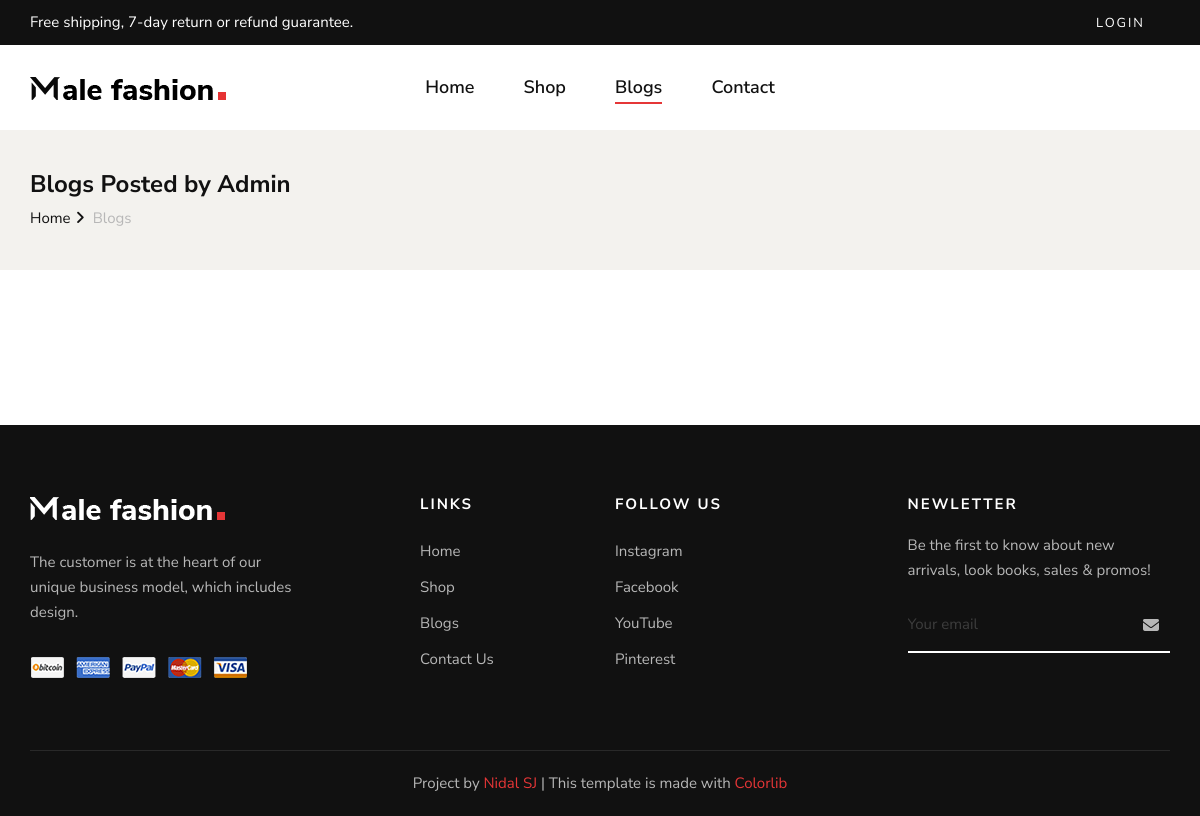
/read_blogs, run on an earlier commit of the app's database.
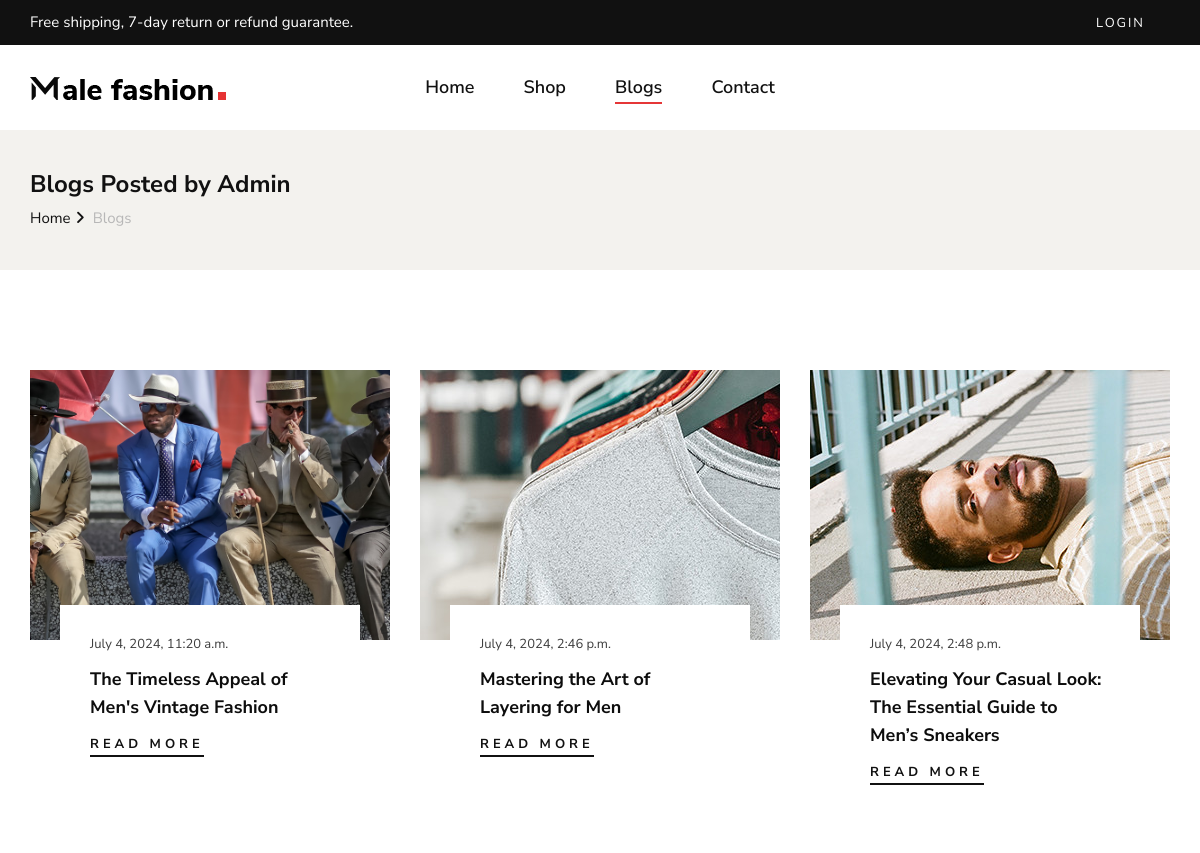
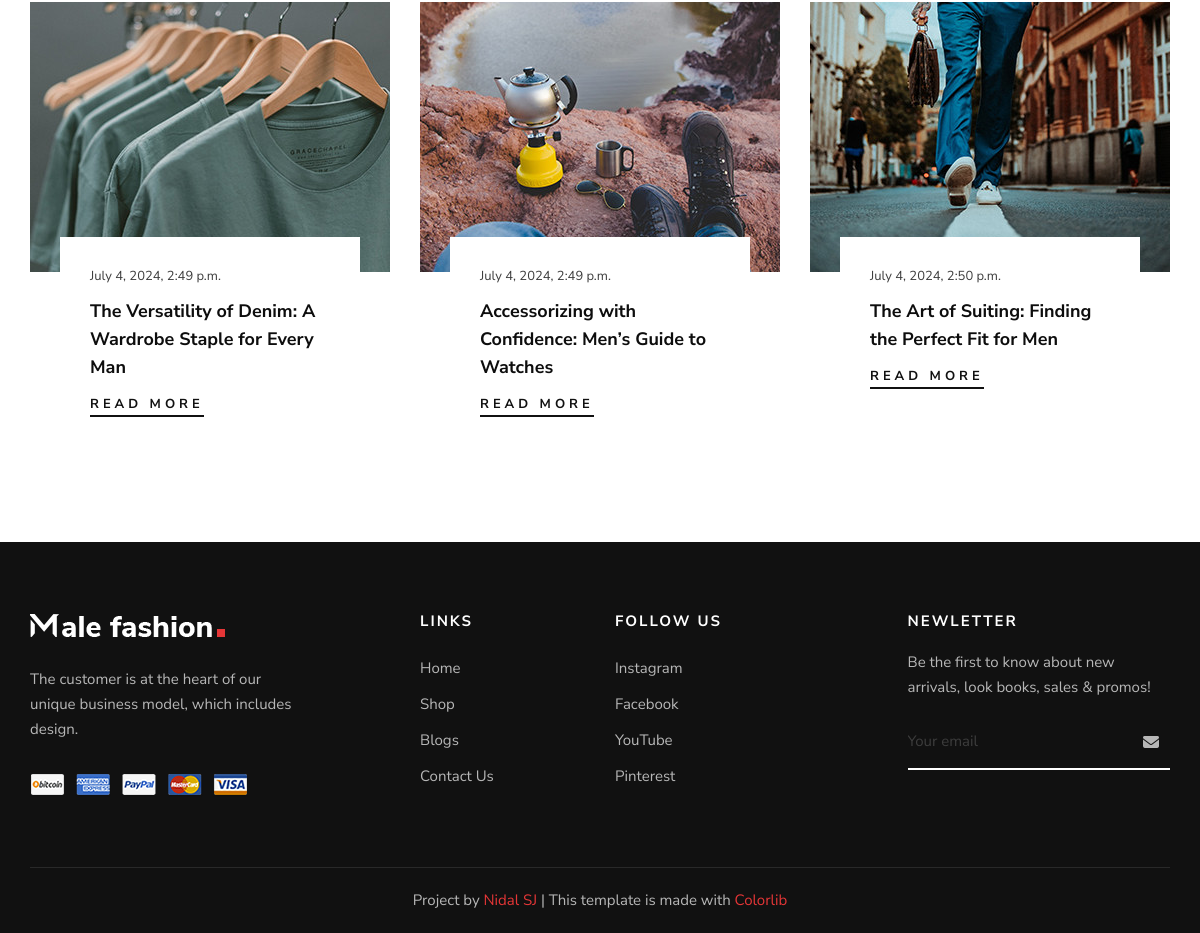
And on a later commit of the database (2 pictures, top to bottom).
### products/models.py (models this page shows, shortened)
class ReadBlogs(models.Model):
    blog_title = models.CharField(max_length=100)
    blog_image = models.ImageField(upload_to='media/')
    blog_content = models.TextField()
    posted_at = models.DateTimeField(auto_now_add=True)

### products/views.py (the view)
# urls.py: path('read_blogs', views.read_blogs, name='read_blogs'),
def read_blogs(request):
    blogs_list = ReadBlogs.objects.all()[:9]
    context = {'blogs_list': blogs_list}
    return render (request, 'read_blogs.html', context)

### templates/read_blogs.html (shortened to what this page needs)
{% extends 'base_layout.html' %}
{% block content %}
<section class="breadcrumb-option">
    <div class="container">
        <div class="row">
            <div class="col-lg-12">
                <div class="breadcrumb__text">
                    <h4>Blogs Posted by Admin</h4>
                    <div class="breadcrumb__links">
                        <a href="{% url 'home' %}">Home</a>
                        <span>Blogs</span>
                    </div>
                </div>
            </div>
        </div>
    </div>
</section>
<section class="blog spad">
    <div class="container">
        <div class="row">
            {% for blog in blogs_list %}
            <div class="col-lg-4 col-md-6 col-sm-6">
                <div class="blog__item">
                    <div class="blog__item__pic set-bg" data-setbg="{{blog.blog_image.url}}"></div>
                    <div class="blog__item__text">
                        <span>{{blog.posted_at}}</span>
                        <h5>{{blog.blog_title}}</h5>
                        <a href="{% url 'blog_post' blog.id %}">Read More</a>
                    </div>
                </div>
            </div>
            {% endfor %}
        </div>
    </div>
</section>
{% endblock content %}

### templates/base_layout.html (shortened to what this page needs)
{% load static %}
<!DOCTYPE html>
<html lang="zxx">
<head>
    <link rel="stylesheet" href="{% static 'css/bootstrap.min.css' %}" type="text/css">
    <link rel="stylesheet" href="{% static 'css/font-awesome.min.css' %}" type="text/css">
    <link rel="stylesheet" href="{% static 'css/elegant-icons.css' %}" type="text/css">
    <link rel="stylesheet" href="{% static 'css/magnific-popup.css' %}" type="text/css">
    <link rel="stylesheet" href="{% static 'css/nice-select.css' %}" type="text/css">
    <link rel="stylesheet" href="{% static 'css/owl.carousel.min.css' %}" type="text/css">
    <link rel="stylesheet" href="{% static 'css/slicknav.min.css' %}" type="text/css">
    <link rel="stylesheet" href="{% static 'css/style.css' %}" type="text/css">
    <link rel="stylesheet" href="https://cdnjs.cloudflare.com/ajax/libs/font-awesome/6.5.1/css/all.min.css"
 />
</head>
<body>
    {% include 'header.html' %}
    {% block content %}
    {% endblock content %}
    <footer class="footer">
        <div class="container">
            <div class="row">
                <div class="col-lg-3 col-md-6 col-sm-6">
                    <div class="footer__about">
                        <div class="footer__logo">
                            <a href="#"><img src="{% static 'img/footer-logo.png' %}" alt=""></a>
                        </div>
                        <p>The customer is at the heart of our unique business model, which includes design.</p>
                        <a href="#"><img src="{% static 'img/payment.png' %}" alt=""></a>
                    </div>
                </div>
                <div class="col-lg-2 offset-lg-1 col-md-3 col-sm-6">
                    <div class="footer__widget">
                        <h6>Links</h6>
                        <ul>
                            <li><a href="#">Home</a></li>
                            <li><a href="#">Shop</a></li>
                            <li><a href="#">Blogs</a></li>
                            <li><a href="#">Contact Us</a></li>
                        </ul>
                    </div>
                </div>
                <div class="col-lg-2 col-md-3 col-sm-6">
                    <div class="footer__widget">
                        <h6>Follow Us</h6>
                        <ul>
                            <li><a href="#">Instagram</a></li>
                            <li><a href="#">Facebook</a></li>
                            <li><a href="#">YouTube</a></li>
                            <li><a href="#">Pinterest</a></li>
                        </ul>
                    </div>
                </div>
                <div class="col-lg-3 offset-lg-1 col-md-6 col-sm-6">
                    <div class="footer__widget">
                        <h6>NewLetter</h6>
                        <div class="footer__newslatter">
                            <p>Be the first to know about new arrivals, look books, sales & promos!</p>
                            <form action="#">
                                <input type="text" placeholder="Your email">
                                <button type="submit"><i class="fa-solid fa-envelope"></i></button>
                            </form>
                        </div>
                    </div>
                </div>
            </div>
            <div class="row">
                <div class="col-lg-12 text-center">
                    <div class="footer__copyright__text">
                        <p>Project by <a href="https://github.com/nidalsj" target="_blank">Nidal SJ</a> | This template
                            is made with <a href="https://colorlib.com" target="_blank">Colorlib</a>
                        </p>
                    </div>
                </div>
            </div>
        </div>
    </footer>
</body>
</html>

### templates/header.html (shortened to what this page needs)
{% load static %}
<header class="header">
    <div class="header__top">
        <div class="container">
            <div class="row">
                <div class="col-lg-6 col-md-7">
                    <div class="header__top__left">
                        <p>Free shipping, 7-day return or refund guarantee.</p>
                    </div>
                </div>
                <div class="col-lg-6 col-md-5">
                    <div class="header__top__right">
                        <div class="header__top__links">
                            {% if not request.user.is_authenticated %}
                            <a href="{% url 'user_login' %}">Login</a>
                            {% else %}
                            <a href="#" data-toggle="modal" data-target="#exampleModalCenter">Logout</a>
                            {% endif %}
                        </div>
                    </div>
                </div>
            </div>
        </div>
    </div>
    <div class="container">
        <div class="row">
            <div class="col-lg-3 col-md-3">
                <div class="header__logo">
                    <a href="./index.html"><img src="{% static 'img/logo.png' %}" alt=""></a>
                </div>
            </div>
            <div class="col-lg-6 col-md-6">
                {% include 'menu_items.html' %}
            </div>
            <div class="col-lg-3 col-md-3">
            </div>
        </div>
    </div>
</header>

### templates/menu_items.html
{% load static %}
<nav class="header__menu mobile-menu">
    {% with request.resolver_match.url_name as url_name %}
    <ul>
        <li class="{% if url_name == 'home' %}active{% endif %}">
            <a href="{% url 'home' %}">Home</a>
        </li>
        <li class="{% if url_name == 'list_product' %}active{% endif %}
        {% if url_name == 'product_details' %}active{% endif %}">
            <a href="{% url 'list_product' %}">Shop</a>
        </li>
        <li class="{% if url_name == 'read_blogs' %}active{% endif %}
        {% if url_name == 'blog_post' %}active{% endif %}">
            <a href="{% url 'read_blogs' %}">Blogs</a>
        </li>
        <li class="{% if url_name == 'contact_us' %}active{% endif %}">
            <a href="{% url 'contact_us' %}">Contact</a>
        </li>
    </ul>
    {% endwith %}
</nav>

What changed in the data, as far as the page shows it:
added ReadBlogs: shows a picture, posted_at "July 4, 2024, 11:20 a.m.", blog_title "The Timeless Appeal of Men's Vintage Fashion"
added ReadBlogs: shows a picture, posted_at "July 4, 2024, 2:46 p.m.", blog_title "Mastering the Art of Layering for Men"
added ReadBlogs: shows a picture, posted_at "July 4, 2024, 2:48 p.m.", blog_title "Elevating Your Casual Look: The Essential Guide to Men’s Sneakers"
added ReadBlogs: shows a picture, posted_at "July 4, 2024, 2:49 p.m.", blog_title "The Versatility of Denim: A Wardrobe Staple for Every Man"
added ReadBlogs: shows a picture, posted_at "July 4, 2024, 2:49 p.m.", blog_title "Accessorizing with Confidence: Men’s Guide to Watches"
added ReadBlogs: shows a picture, posted_at "July 4, 2024, 2:50 p.m.", blog_title "The Art of Suiting: Finding the Perfect Fit for Men"
